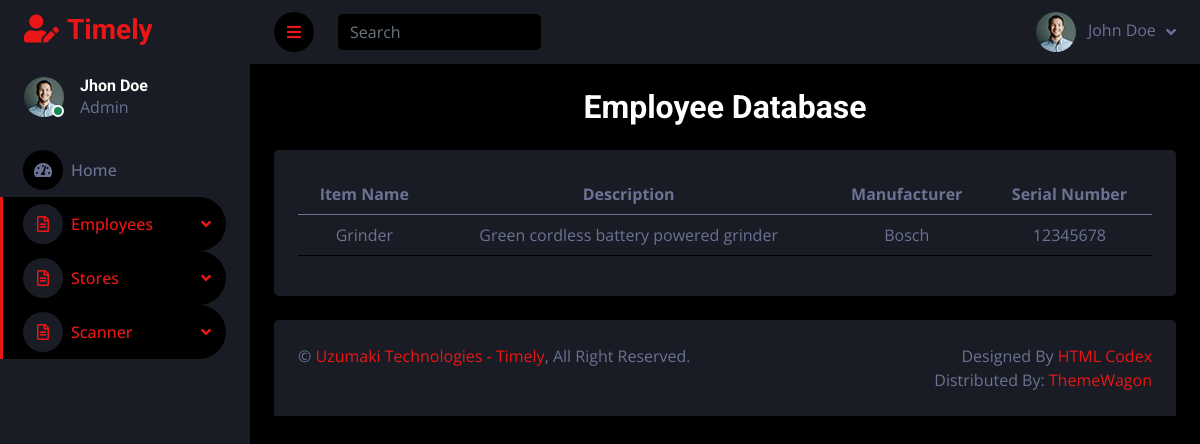
The app's page /stores/table/, older data.
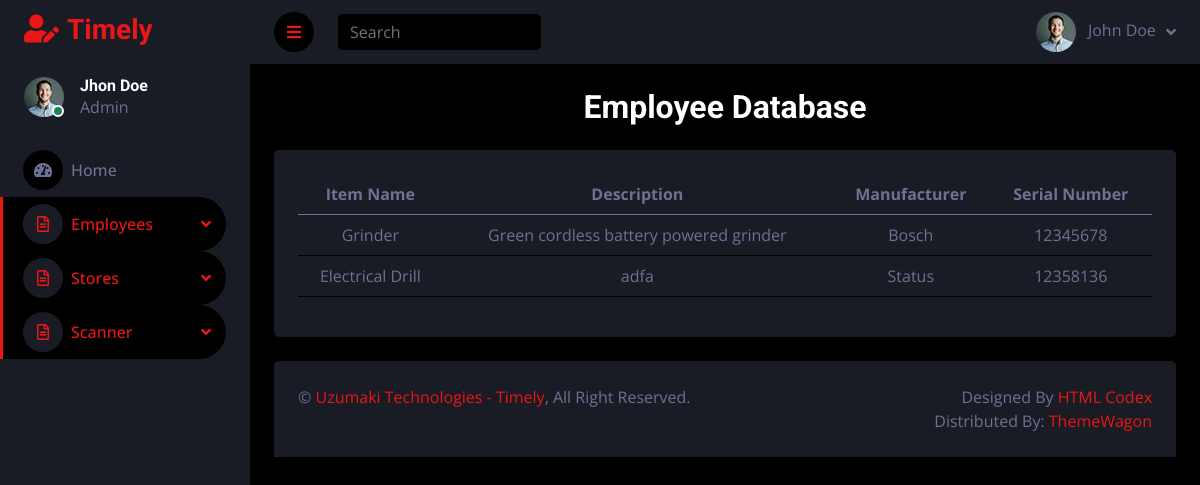
The same page, newer data.
### stores/models.py (models this page shows, shortened)
class WarehouseModel(models.Model):
    item_name = models.CharField(max_length=100)
    description = models.TextField()
    manufacturer = models.CharField(max_length=100)
    serial_number = models.CharField(max_length=100, unique=True)
    item_photo = models.ImageField(upload_to='identification/item_photos/')
    qr_code = models.ImageField(upload_to='', blank=True)
    created_at = models.DateTimeField(auto_now_add=True)
    updated_at = models.DateTimeField(auto_now=True)
    is_activate = models.BooleanField(default=True)
    def __init__(self, *args, **kwargs):
        super().__init__(*args, **kwargs)
        self.__original_serial_number = self.serial_number

### stores/views.py (the view)
# urls.py: path('table/',views.ToolListModelView.as_view(), name='table')
class ToolListModelView(ListView):
    model = WarehouseModel
    template_name = 'stores/table.html'
    context_object_name = 'toolmodels'

### stores/templates/stores/table.html
{% extends "base.html" %}
{% load static %}
{% block content %}
<h2 class="mb-4">Employee Database</h2>
    <div class="">
        <div class="bg-secondary rounded h-100 p-4">
            <table class="table">
                <thead>
                    <tr>
                        <th scope="col">Item Name</th>
                        <th scope="col">Description</th>
                        <th scope="col">Manufacturer</th>
                        <th scope="col">Serial Number</th>
                    </tr>
                </thead>
                <tbody>
                    {% for tools in toolmodels %}
                    <tr>
                    <td>{{ tools.item_name }}</td>
                    <td>{{ tools.description }}</td>
                    <td>{{ tools.manufacturer }}</td>
                    <td>{{ tools.serial_number }}</td>
                    </tr>
                {% endfor %}
                </tbody>
            </table>
        </div>
    </div>
{% endblock %}

Row changes from the older to the newer data that the page shows:
added WarehouseModel: item_name "Electrical Drill", description "adfa", manufacturer "Status", serial_number "12358136"
